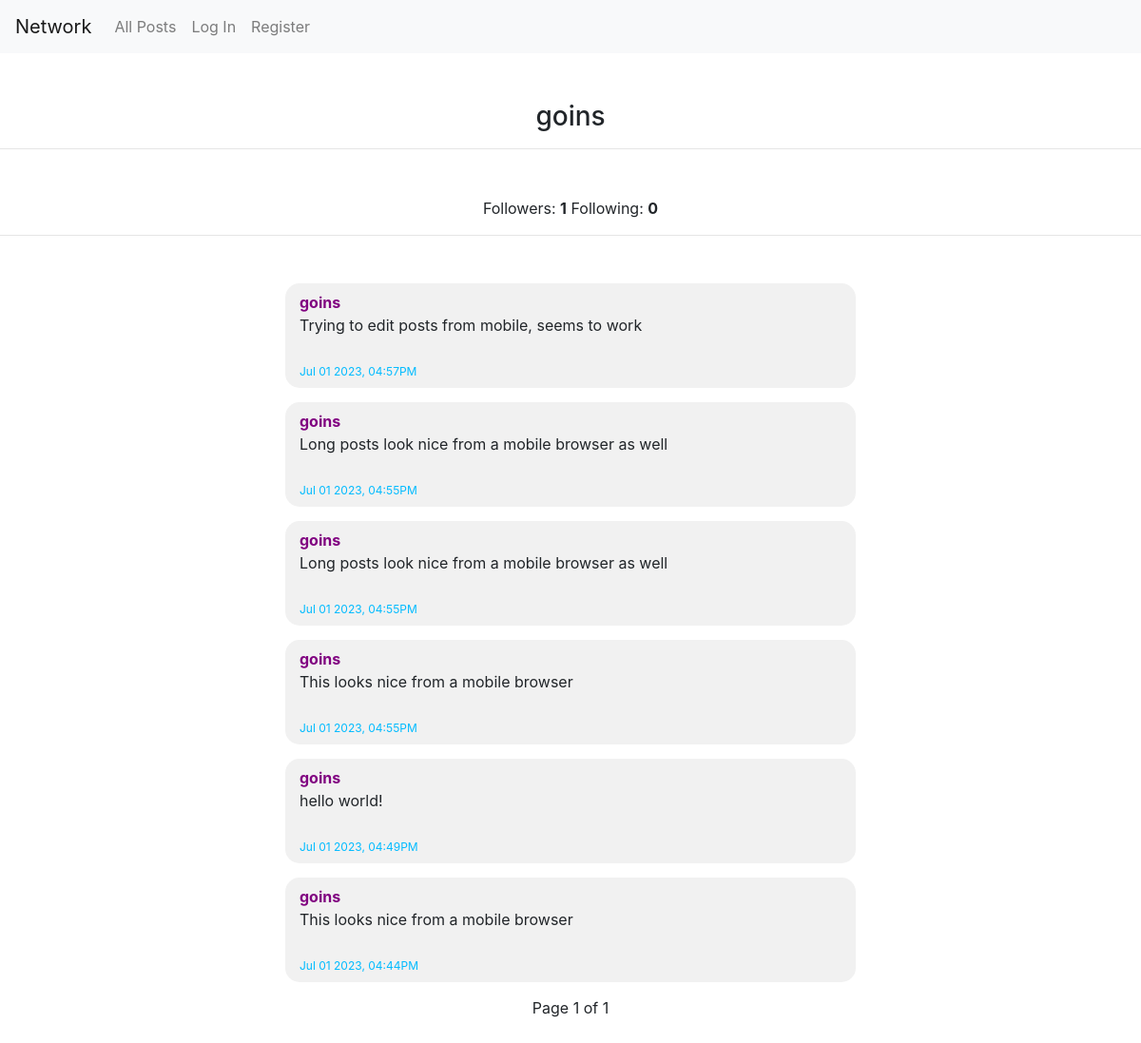
/profile/goins, run on the app's committed database.
### network/models.py (models this page shows, shortened)
class User(AbstractUser):
    def __str__(self):
        return self.username

class Post(models.Model):
    user_id = models.ForeignKey(User, on_delete=models.CASCADE)
    post = models.TextField(max_length = 500)
    timestamp = models.CharField(max_length=24)
    fmtTime = models.CharField(max_length=24)

### network/views.py (the view)
# urls.py: path("profile/<str:userProfile>", views.profile, name="profile"),
def profile(request, userProfile):
    posts = Post.objects.filter(user_id=User.objects.get(username=userProfile)).order_by('-timestamp')
    p = Paginator(posts, 10)
    page = request.GET.get('page')
    pagedPosts = p.get_page(page)
    followers = Follow.objects.filter(following_id=User.objects.get(username=userProfile)).count()
    following = Follow.objects.filter(follower_id=User.objects.get(username=userProfile)).count()
    if(request.user.is_authenticated):
        currentlyFollowingUser = Follow.objects.filter(follower_id = request.user, following_id = User.objects.get(username=userProfile)).exists()
    else:
        currentlyFollowingUser = False
    return render(request, "network/profile.html", {'userProfile':userProfile, 'posts':pagedPosts, 'followers':followers, 'following':following, 'currentlyFollowingUser':currentlyFollowingUser})

### network/templates/network/profile.html (shortened to what this page needs)
{% extends "network/layout.html" %}
{% load static %}
{% block body %}
    <div style="margin-top:50px; text-align:center">
        <h3>{{ userProfile }}</h3>
        <hr>
    </div>
    <div style="margin-top:50px; text-align:center">
        Followers: <strong id="followerCount">{{ followers }}</strong>
        Following: <strong>{{ following }}</strong>
        <hr>
    </div>
    <div style="margin-top:50px; text-align:center">
        {% for post in posts %}
            <div class="post" id="post_{{ post.id }}">
                <div style="font-weight:bold">
                    <a href="{% url 'profile' post.user_id %}" style="color:purple">{{ post.user_id }}</a>
                </div>
                <div name="post_body" id="post_body_{{ post.id }}" data-id="{{ post.id }}" style="flex-grow:1">{{ post.post }} </div>
                <div style="color:rgb(0, 187, 255); font-size:12px;">{{ post.fmtTime }}</div>
            </div>
        {% endfor %}
        Page {{ posts.number }} of {{ posts.paginator.num_pages }}
    </div>
    <br><br><br>
{% endblock %}

### network/static/network/styles.css (style rules this page uses)
.post { background-color:rgb(241, 241, 241); border-radius:15px; width:50%; min-height:110px; margin:auto; margin-bottom:15px; text-align:left; padding:8px; padding-left:15px; position:relative; display:flex; flex-direction:column; }

### data on the page
User: username "goins"
Post: user_id "goins", post "Trying to edit posts from mobile, seems to work", fmtTime "Jul 01 2023, 04:57PM"
Post: user_id "goins", post "Long posts look nice from a mobile browser as well", fmtTime "Jul 01 2023, 04:55PM"
Post: user_id "goins", post "Long posts look nice from a mobile browser as well", fmtTime "Jul 01 2023, 04:55PM"
Post: user_id "goins", post "This looks nice from a mobile browser", fmtTime "Jul 01 2023, 04:55PM"
Post: user_id "goins", post "hello world!", fmtTime "Jul 01 2023, 04:49PM"
Post: user_id "goins", post "This looks nice from a mobile browser", fmtTime "Jul 01 2023, 04:44PM"

### other printed values
{{ followers }} "1"
{{ following }} "0"
{{ posts.number }} "1"
{{ posts.paginator.num_pages }} "1"
